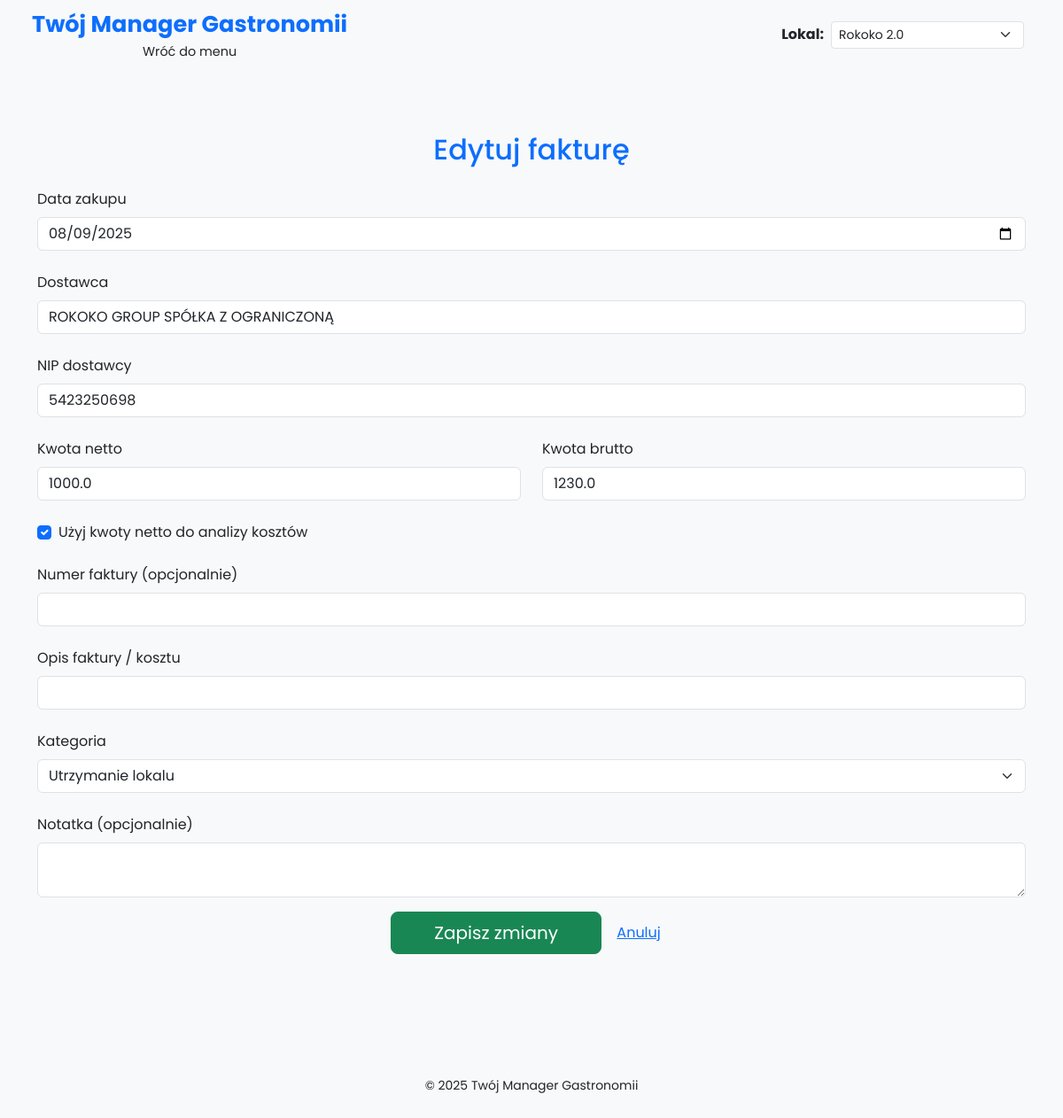
The page /edit_invoice/2 on the database its author committed.
### models.py (models this page shows)
class Invoice(Base):
    __tablename__ = 'invoices'
    id = Column(Integer, primary_key=True)
    invoice_date = Column(Date)
    gross_amount = Column(Float)
    net_amount = Column(Float)
    supplier = Column(String)
    nip = Column(String)
    category = Column(String)
    goods_type = Column(String)
    lokal = Column(String)
    note = Column(Text)
    use_netto = Column(Boolean, default=False)
    invoice_number = Column(String)
    description = Column(String)

### app.py (the view, shortened to what this page needs)
@app.route('/edit_invoice/<int:invoice_id>', methods=['GET', 'POST'])
def edit_invoice(invoice_id):
    db_session = Session()
    invoice = db_session.query(Invoice).filter_by(
        id=invoice_id,
        lokal=get_current_lokal()
    ).first()
    if not invoice:
        db_session.close()
        return "Brak dostępu lub faktura nie istnieje", 404
    db_session.close()
    return render_template('edit_invoice.html', invoice=invoice)

### app.py (called while the page is built)
def get_current_lokal():
    return session.get('lokal', 'Rokoko 2.0')

@app.before_request
def set_default_lokal():
    if 'lokal' not in session:
        session['lokal'] = 'Rokoko 2.0'

### templates/edit_invoice.html (shortened to what this page needs)
{% extends 'base.html' %}
{% block content %}
<div class="container my-5">
    <h2 class="text-center mb-4 text-primary">Edytuj fakturę</h2>
    <form method="POST">
        <div class="mb-4">
            <label for="invoice_date" class="form-label">Data zakupu</label>
            <input type="date" id="invoice_date" name="invoice_date" class="form-control" value="{{ invoice.invoice_date }}" required>
        </div>
        <div class="mb-4">
            <label for="supplier_name" class="form-label">Dostawca</label>
            <input type="text" id="supplier_name" name="supplier_name" class="form-control" value="{{ invoice.supplier }}" required>
        </div>
        <div class="mb-4">
            <label for="supplier_nip" class="form-label">NIP dostawcy</label>
            <input type="text" id="supplier_nip" name="supplier_nip" class="form-control" value="{{ invoice.nip }}">
        </div>
        <div class="row mb-4">
            <div class="col-md-6">
                <label for="net_amount" class="form-label">Kwota netto</label>
                <input type="number" step="0.01" id="net_amount" name="net_amount" class="form-control" value="{{ invoice.net_amount }}">
            </div>
            <div class="col-md-6">
                <label for="gross_amount" class="form-label">Kwota brutto</label>
                <input type="number" step="0.01" id="gross_amount" name="gross_amount" class="form-control" value="{{ invoice.gross_amount }}" required>
            </div>
        </div>
<div class="form-check mb-4">
    <input class="form-check-input" type="checkbox" id="use_netto" name="use_netto"
        {% if invoice.use_netto %}checked{% endif %}>
    <label class="form-check-label" for="use_netto">
        Użyj kwoty netto do analizy kosztów
    </label>
</div>
        <div class="mb-4">
            <label for="invoice_number" class="form-label">Numer faktury (opcjonalnie)</label>
            <input type="text" id="invoice_number" name="invoice_number" class="form-control" value="{{ invoice.invoice_number }}">
        </div>
        <div class="mb-4">
            <label for="description" class="form-label">Opis faktury / kosztu</label>
            <input type="text" id="description" name="description" class="form-control" value="{{ invoice.description }}">
        </div>
        <div class="mb-4">
            <label for="category" class="form-label">Kategoria</label>
            <select id="category" name="category" class="form-select" required>
                {% for option in ['Towar', 'Pracownicy', 'Utrzymanie lokalu', 'Marketing', 'Podatki', 'Inne'] %}
                    <option value="{{ option }}" {% if invoice.category == option %}selected{% endif %}>{{ option }}</option>
                {% endfor %}
            </select>
        </div>
        <div class="mb-3">
            <label for="note" class="form-label">Notatka (opcjonalnie)</label>
            <textarea name="note" class="form-control" rows="2">{{ invoice.note or '' }}</textarea>
        </div>
        <div class="text-center">
            <button type="submit" class="btn btn-success btn-lg px-5">Zapisz zmiany</button>
            <a href="{{ url_for('monthly_summary') }}" class="btn btn-link">Anuluj</a>
        </div>
    </form>
</div>
{% endblock %}

### static/css/style.css (style rules this page uses)
body { background-color: #f8f9fa; font-family: 'Poppins', sans-serif; min-height: 100vh; display: flex; flex-direction: column; }

### rows shown on the page
Invoice: invoice_date "08/09/2025", supplier_name "ROKOKO GROUP SPÓŁKA Z OGRANICZONĄ", supplier_nip "5423250698", net_amount "1000.0", gross_amount "1230.0", use_netto "☑", category "Utrzymanie lokalu"
